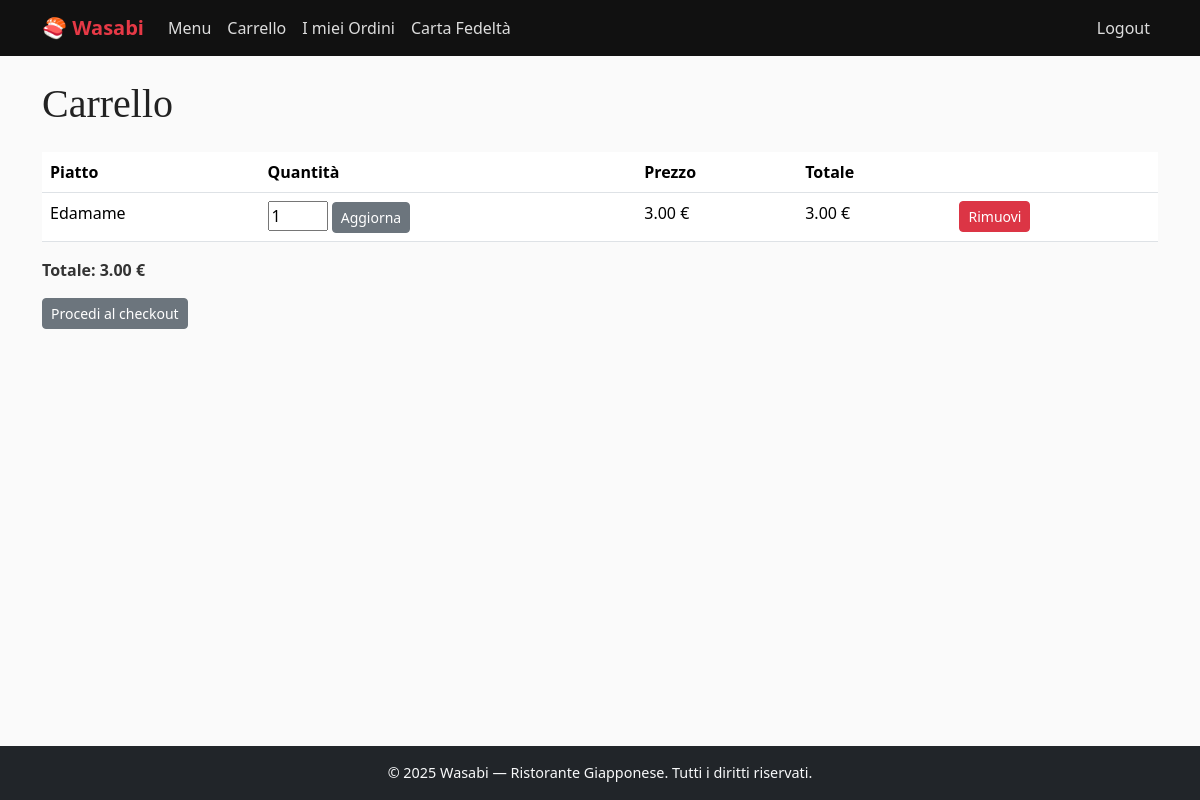
The page /takeaway/carrello/ (signed in) on the database as committed earlier.
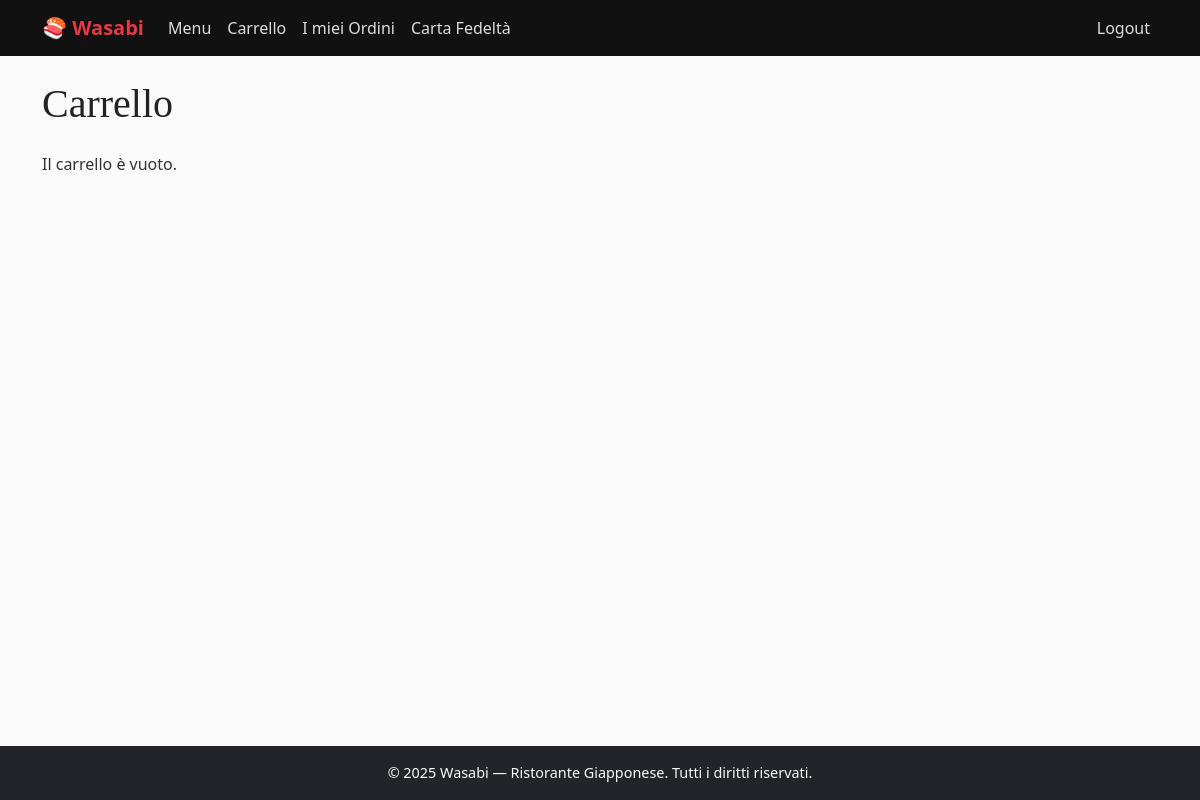
The same page on the database as committed later.
### takeaway/models.py (models this page shows, shortened)
class PiattoCarrello(models.Model):
    carrello = models.ForeignKey(Carrello, related_name="piatti", on_delete=models.CASCADE)
    piatto = models.ForeignKey(Piatto, on_delete=models.CASCADE)
    quantita = models.PositiveIntegerField(default=1)
    def subtotale(self):
        return self.piatto.prezzo * self.quantita

class Piatto(models.Model):
    PORTATA_CHOICES = [
        ('antipasto', 'Antipasto'),
        ('primo', 'Primo'),
        ('secondo', 'Secondo'),
        ('dessert', 'Dessert'),
    ]
    INGREDIENTI_CHOICES = [
        ('carne', 'Carne'),
        ('pesce', 'Pesce'),
        ('vegano', 'Vegano'),
        ('vegetariano', 'Vegetariano'),
    ]
    nome = models.CharField(max_length=100)
    descrizione = models.TextField()
    prezzo = models.DecimalField(max_digits=6, decimal_places=2)
    portata = models.CharField(max_length=20, choices=PORTATA_CHOICES, default='primo')
    ingredienti = models.CharField(max_length=20, choices=INGREDIENTI_CHOICES, default='carne')
    foto = models.ImageField(upload_to='piatti/', blank=True, null=True)
    class Meta:
        verbose_name_plural = "Piatti"

class Carrello(models.Model):
    cliente = models.OneToOneField(User, on_delete=models.CASCADE)  # Un carrello per cliente
    def totale(self):
        return sum(piatto.subtotale() for piatto in self.piatti.all())

### takeaway/views.py (the view)
# urls.py: path("carrello/", visualizza_carrello, name="carrello"),
@user_passes_test(clienti_group)
def visualizza_carrello(request):
    carrello, created = Carrello.objects.get_or_create(cliente=request.user)
    return render(request, "takeaway/carrello/carrello.html", {"carrello": carrello})

### takeaway/views.py (called while the page is built)
def clienti_group(user):
    return user.groups.filter(name='Clienti').exists()

### takeaway/templates/takeaway/carrello/carrello.html (shortened to what this page needs)
{% extends "base.html" %}
{% load static %}
{% block content %}
  <h1 class="mb-4">Carrello</h1>
  {% if carrello.piatti.all %}
    <table class="table">
      <tr>
        <th>Piatto</th>
        <th>Quantità</th>
        <th>Prezzo</th>
        <th>Totale</th>
        <th></th>
      </tr>
      {% for piatto_carrello in carrello.piatti.all %}
      <tr>
        <td>{{ piatto_carrello.piatto.nome }}</td>
        <td>
          <form method="post" action="{% url 'takeaway:carrello_update' piatto_carrello.id %}">
            <input type="number" name="quantita" value="{{ piatto_carrello.quantita }}" min="1" style="width:60px">
            <button type="submit" class="btn btn-sm btn-secondary">Aggiorna</button>
          </form>
        </td>
        <td>{{ piatto_carrello.piatto.prezzo }} €</td>
        <td>{{ piatto_carrello.subtotale }} €</td>
        <td>
          <a href="{% url 'takeaway:carrello_remove' piatto_carrello.piatto.pk %}" class="btn btn-sm btn-danger">Rimuovi</a>
        </td>
      </tr>
      {% endfor %}
    </table>
    <p><strong>Totale: {{ carrello.totale }} €</strong></p>
    <a href="{% url 'takeaway:checkout' %}" class="btn btn-sm btn-secondary">Procedi al checkout</a>
  {% else %}
    <p>Il carrello è vuoto.</p>
  {% endif %}
{% endblock %}

Rows that differ between the two databases and show on the page:
removed PiattoCarrello: piatto.nome "Edamame", quantita "1", piatto.prezzo "3.00", subtotale "3.00"
no longer on this page (row unchanged): Carrello: totale "3.00"
Other text that changed with them:
text no longer shown: "Piatto Quantità Prezzo Totale Totale: € Procedi al checkout"
text now shown: "Il carrello è vuoto."
